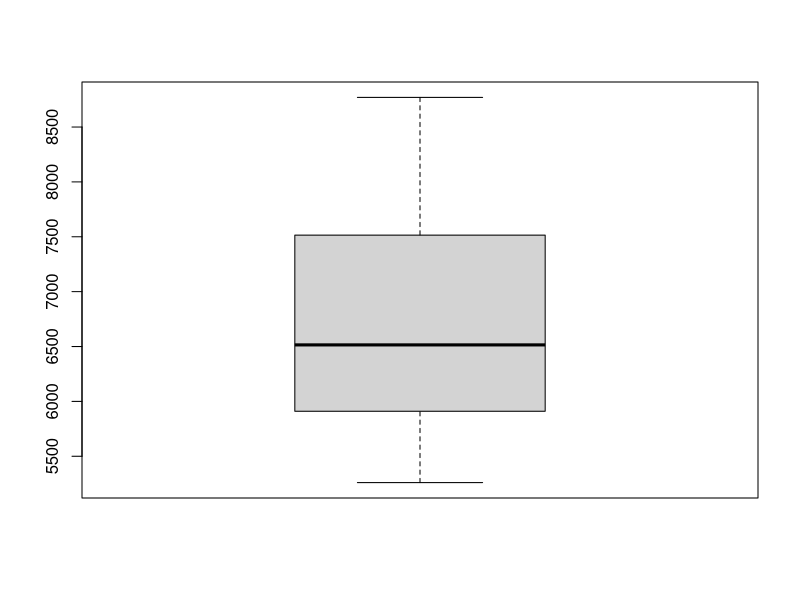
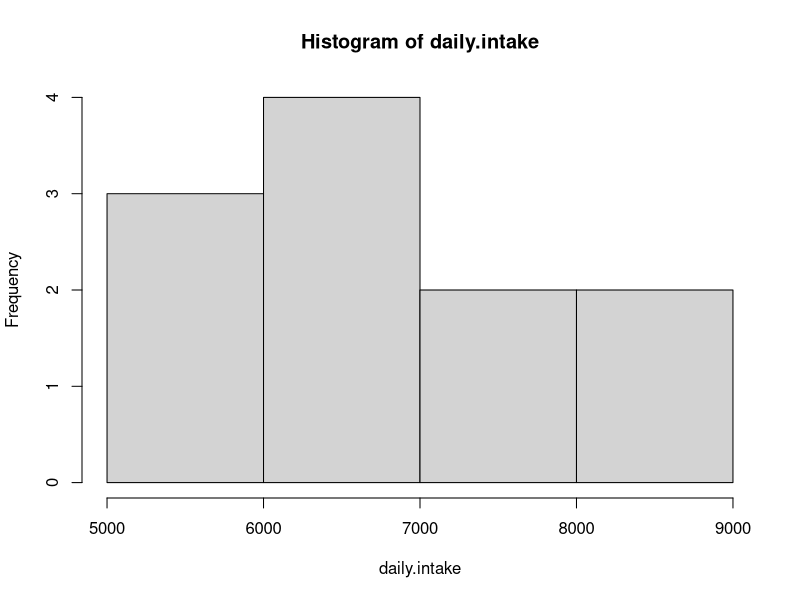
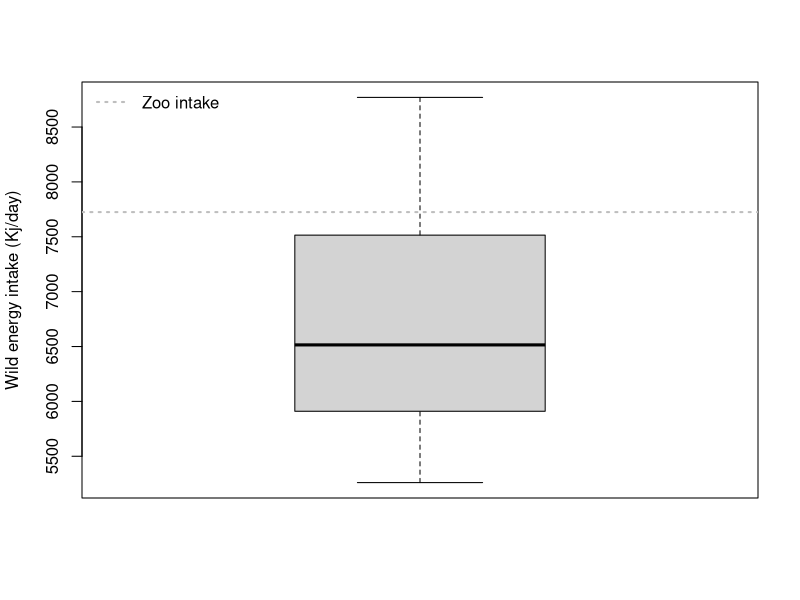

Generate these figures, in order, with R: (Note: this script raises an error after producing the figures.)
####################
# One sample t-test
####################

daily.intake <- c(5260, 5470, 5640, 6180, 6390, 6515, 6805, 7515, 7515, 8230, 8770)

# Explore
# -------
boxplot(daily.intake)
hist(daily.intake) 
mean(daily.intake)
sd(daily.intake)

shapiro.test(daily.intake) 

# Do Test
# -------
t.test(daily.intake, mu=7725)

# Report
# ------
# The energy intake of wild Impala (mean±sd, 6754±1142) was significant difference 
# to the zoo recommended energy intake (7725 Kj/day) (t=-2.821, df=10, p=0.018).

boxplot(daily.intake, ylab="Wild energy intake (Kj/day)") # boxplot with y-axis label 
abline(h=7725, lty=3, lwd=2, col="grey") # horizontal line in plot at y=7725 
legend('topleft', c("Zoo intake"), lty=3, lwd=2, col="grey", bty='n', cex=1) # legend 

######################
# Two-sample t-test
######################
data(mtcars)

# Explore
# -------
names(mtcars)
str(mtcars)

ggplot(mtcars, aes(x=mpg)) +
  geom_histogram(binwidth=2, colour="black", fill="white") + 
  geom_vline(aes(xintercept=mean(mpg)), color="red", linetype="dashed", size=1)

ggplot(mtcars, aes(x=am, y=mpg, group=am)) + 
  geom_boxplot() +
  xlab("Manual vs Automatic") + ylab("Fuel Economy (mpg)") +
  scale_x_discrete(limits = c(0, 1), labels=c("Automatic", "Manual")) 

tapply(mtcars$mpg, mtcars$am, FUN=mean)
tapply(mtcars$mpg, mtcars$am, FUN=sd)

shapiro.test(mtcars$mpg)
bartlett.test(mtcars$mpg, mtcars$am)

# Do Test
# -------
t.test(mtcars$mpg~mtcars$am)

# Report
# ------
# The mpg of automatic cars  (mean±sd, 17.14737±3.833966) vs manual cars (mean±sd, 24.39231±6.166504) was significant difference 
#  (t=-3.7671, df=18.332, p=0.001374).
ggplot(mtcars, aes(x=am, y=mpg, group=am)) + 
  geom_boxplot() +
  xlab("Manual vs Automatic") + ylab("Fuel Economy (mpg)") +
  scale_x_discrete(limits = c(0, 1), labels=c("Automatic", "Manual")) +
  stat_summary(aes(label=..y..), fun.y=mean, geom="text", size=4, vjust=-0.9)

###############
# Paired t-test
###############
subjects<-seq(from=1, to=15, by=1) 
before<-c(12.9, 13.5, 12.8, 15.6, 17.2, 19.2, 12.6, 15.3, 14.4, 11.3, 14.2, 13.7, 16.8, 12.9, 14.5) 
after<-c(12.0, 12.2, 11.2, 13.0, 15.0, 15.8, 12.2, 13.4, 12.9, 11.0, 13.2, 13.4, 13.4, 11.2, 13.5)

# Explore
# -------
mean(before)
sd(before) 
mean(after) 
sd(after)

par(mfrow=c(1,2))
boxplot(before, ylim=c(10,20), main="Before")
boxplot(after, ylim=c(10,20), main="After")

par(mfrow=c(2,1)) 
hist(before)
hist(after)

# Do Test
# -------
t.test(before,after, paired=TRUE)

# Report
# ------
# There is a significant difference in blood pressure before (mean±SD, 14.5±2.1) and after (12.9±1.3) exercise (t=6.0561, df=14, p<0.001).

# Combine the data using the data.frame function 
blood<-data.frame(subjects, before, after)
blood # view data in the console
str(blood) # check data structure
# Open the reshape2 package
library(reshape2)
# Use the melt function to change the blood dataframe from wide to long form. 
blood.long<-melt(blood, id.vars=c("subjects"), measure.vars=c("before", "after"), variable.name="Condition", value.name="BP") 
# also change the column names 
str(blood.long) 
# see how the data structure has changed
blood.long # view data in the console
par(mfrow=c(1,1)) # change plotting window back to standard single graph format 
boxplot(BP~Condition, data=blood.long)

#######################################################
# Mann-Whitney U test (aka Wilcoxon) – non-parametric
#######################################################
beest<-read.csv("../practice1/wildebeest2.csv")

# Explore
# -------
str(beest)
hist(beest$horn, breaks=10)
ggplot(beest, aes(x=horn)) +
  geom_histogram(binwidth=4, colour="black", fill="white") +
  geom_vline(aes(xintercept=mean(horn)), color="red", linetype="dashed", size=1)

boxplot(beest$horn~beest$sex)

tapply(beest$horn, beest$sex, FUN=mean)
tapply(beest$horn, beest$sex, FUN=sd)

shapiro.test(beest$horn)
bartlett.test(beest$horn, beest$sex) 

# Try data transformations
horn.log<-log10(beest$horn)
horn.sqrt<-sqrt(beest$horn)
new.beest<-cbind(beest, horn.log, horn.sqrt)

hist(new.beest$horn.log)
shapiro.test(new.beest$horn.log) # still very significantly different from normal 

hist(new.beest$horn.sqrt)
shapiro.test(new.beest$horn.sqrt) # still very significantly different from normal 

# Do Test
# -------
wilcox.test(beest$horn~beest$sex)

# Report
# ------
ggplot(beest, aes(factor(sex), horn)) + 
  geom_boxplot() + 
  theme(axis.title.x = element_blank()) +   # Remove x-axis label
  ylab("Horn length (cm)")


#########################################
# One-way ANOVA (analysis of variance) (A)
#########################################
Insect<-read.csv("../full_practice/InsectSprays.csv")
Insect

# Explore
# -------
summary(Insect)
str(Insect) 
hist(Insect$count)

boxplot(Insect$count~Insect$spray) 

shapiro.test(Insect$count)
bartlett.test(Insect$count~Insect$spray)

# Try data transformations
count.log<-log10(Insect$count+1)
count.sqrt<-sqrt(Insect$count)
new.Insect<-cbind(Insect, count.log, count.sqrt)

shapiro.test(new.Insect$count.log) # significantly different from a normal distribution (W=0.946, p=0.004).

shapiro.test(new.Insect$count.sqrt) # sqrt transformed data normally distributed (W=0.967, p=0.058).

bartlett.test(new.Insect$count.sqrt~Insect$spray)

# Do Test
# -------
anova1<-aov(count.sqrt~spray, data=new.Insect)
summary(anova1) 

# Report
# ------
# Insect density was significantly different in areas treated with different
# insect sprays (F=44.8, df=5,66, p<0.001), with densities significantly 
# lower in treatments C, D and E.
library(multcomp)
cld(glht(anova1, linfct=mcp(spray="Tukey")))

boxplot (Insect$count~Insect$spray, ylab="No. of insects", xlab="Spray treatment")

#########################################
# One-way ANOVA (analysis of variance) (B)
#########################################
data(iris) 

# Explore
# -------
iris 
names(iris) 
str(iris)

tapply(iris$Sepal.Width, iris$Species, FUN=mean)
tapply(iris$Sepal.Width, iris$Species, FUN=sd)
hist(iris$Sepal.Width) 
boxplot(iris$Sepal.Width~iris$Species)

shapiro.test(iris$Sepal.Width)
bartlett.test(iris$Sepal.Width, iris$Species)

# Do Test
# -------
anova1<-aov(Sepal.Width~Species, data=iris)
summary(anova1)

# Report
# ------
library(multcomp)
cld(glht(anova1, linfct=mcp(Species="Tukey")))
# Sepal width was significantly different between all species (F=49.16; df= 2,147; p<0.001).
summarySE <- function(data=NULL, measurevar, groupvars=NULL, na.rm=FALSE,
                      conf.interval=.95, .drop=TRUE) {
  library(plyr)
  
  # New version of length which can handle NA's: if na.rm==T, don't count them
  length2 <- function (x, na.rm=FALSE) {
    if (na.rm) sum(!is.na(x))
    else       length(x)
  }
  
  # This does the summary. For each group's data frame, return a vector with
  # N, mean, and sd
  datac <- ddply(data, groupvars, .drop=.drop,
                 .fun = function(xx, col) {
                   c(N    = length2(xx[[col]], na.rm=na.rm),
                     mean = mean   (xx[[col]], na.rm=na.rm),
                     sd   = sd     (xx[[col]], na.rm=na.rm)
                   )
                 },
                 measurevar
  )
  
  # Rename the "mean" column    
  datac <- rename(datac, c("mean" = measurevar))
  
  datac$se <- datac$sd / sqrt(datac$N)  # Calculate standard error of the mean
  
  # Confidence interval multiplier for standard error
  # Calculate t-statistic for confidence interval: 
  # e.g., if conf.interval is .95, use .975 (above/below), and use df=N-1
  ciMult <- qt(conf.interval/2 + .5, datac$N-1)
  datac$ci <- datac$se * ciMult
  
  return(datac)
}

SW.sum <- summarySE(iris, measurevar="Sepal.Width", groupvars=c("Species")) 

ggplot(SW.sum, aes(x=Species, y=Sepal.Width)) +
  geom_errorbar(aes(ymin=Sepal.Width-ci, ymax=Sepal.Width+ci), width=.1) + geom_point() +
  scale_y_continuous(name="Sepal Width (mm)") +
  annotate("text", x = 1, y = 3.6, label = "c") +
  annotate("text", x = 2, y = 2.9, label = "a") + annotate("text", x = 3, y = 3.1, label = "b") + theme_bw()

##################
# Two-way ANOVA (A)
##################
moths <- read_csv('../week3/moths.csv')

# Explore
# -------
summary(moths)
head(moths)

ggplot(moths, aes(Location, moth_number, fill=Bait)) + 
  geom_boxplot()  +
  ylab("Moth Count")

interaction.plot(moths$Location, moths$Bait, moths$moth_number)

shapiro.test(moths$moth_number)
bartlett.test(moths$moth_number, moths$Location, moths$Bait)

# Do Test
# -------
output1<-aov(moth_number~Location+Bait, data=moths) 
summary(output1)

output2<-aov(moth_number~Location*Bait, data=moths) 
summary(output2)

anova(output1, output2)

# Report
# ------

##################
# Two-way ANOVA (B)
##################
raccoon<-read.csv("../full_practice/Raccoon.csv")

# Explore
# -------
tapply(raccoon$weight, raccoon$sex, FUN=mean)
tapply(raccoon$weight, raccoon$sex, FUN=sd)
tapply(raccoon$weight, raccoon$pop, FUN=mean)
tapply(raccoon$weight, raccoon$pop, FUN=sd)

boxplot(raccoon$weight~raccoon$sex)
boxplot(raccoon$weight~ raccoon$pop)
boxplot(raccoon$weight~raccoon$pop+raccoon$sex)

shapiro.test(raccoon$weight)
bartlett.test(raccoon$weight ~ raccoon$sex)
bartlett.test(raccoon$weight ~ raccoon$pop)


interaction.plot(raccoon$pop,raccoon$sex,raccoon$weight)

# Do Test
# -------
mod1<-aov(raccoon$weight~raccoon$sex+raccoon$pop)
anova(mod1)
mod2<-aov(raccoon$weight~raccoon$sex*raccoon$pop)
anova(mod2)
anova(mod1, mod2)

# Report
# ------
# We used 2-way ANOVA to test the effect of sex and population location on raccoon weight. There was a significant
# main effect of sex on raccoon weight (F=207.97, df=1,95, p<0.001) with females being heavier (mean+/- SD, females
# 41.2+/-0.62, males 39.6+/-0.48). However, population location was not significant (F=0.11, df=3,95, P=0.95). There was 
# no significant interaction between sex and population (F=0.68, p=0.569).
boxplot(raccoon$weight~raccoon$sex, ylab="Raccoon weight (lb)")

#######################################
# Kruskal-Wallis test (non-parametric)
#######################################
Insect<-read.csv("../full_practice/InsectSprays.csv")
Insect

# Explore
# -------
summary(Insect)
str(Insect) 
hist(Insect$count)

boxplot(Insect$count~Insect$spray) 

shapiro.test(Insect$count)
bartlett.test(Insect$count~Insect$spray)

# Do Test
# -------
kruskal.test(Insect$count~Insect$spray)
pairwise.wilcox.test(Insect$count, Insect$spray)

# Report
# ------
boxplot (Insect$count~Insect$spray, ylab="No. of insects", xlab="Spray treatment")

#####################
# Chi-squared test
#####################
titanic<-read.csv("../full_practice/Titanic.csv")

# Explore
# -------
names(titanic)
str(titanic$Age)

boxplot(titanic$Freq~titanic$Sex)
boxplot(titanic$Freq~titanic$Survived)
boxplot(titanic$Freq~titanic$Class)

## MAKE A TABLE OF THE DATA (A)
males<-subset(titanic, titanic$Sex=="Male") # subset males only
adultmales<-subset(males, males$Age=="Adult") # subset adults
males2<-tapply(adultmales$Freq,list(adultmales$Survived, adultmales$Class), FUN=sum)

## MAKE A TABLE OF THE DATA (B)
titantic_ds <- titanic[which(titanic$Sex=="Male" & titanic$Age=="Adult"),c(2,5,6)]
titantic_ds
titantic_tab <- with(titantic_ds, tapply(Freq, list(Survived, Class), FUN = identity))

# Do Test
# -------
chisq.test(males2)
chisq.test(males2)$expected

# Report
# ------
# There was a significant association between class of male passenger and their survival (chi squared
# 37.99, df=3, p<0.001), with more 1st class passengers surviving thann the expected number
# and fewer 2nd class surviving than expected.

######################
# Spearman correlation
######################
lichen <- read_csv("../practice3/lichen.csv")

# Explore
# -------
summary(lichen)

lichen_continuous<-na.omit(lichen[,2:6])
nrow(lichen_continuous)

pairs(lichen_continuous)

barplot(lichen$growth.rate)
barplot(lichen$polution.index)
barplot(lichen$NH3)
barplot(lichen$bacteria)
barplot(lichen$NOx)

lichen.shapiro.test <- sapply(lichen_continuous, FUN=shapiro.test)
lichen.shapiro.test[2,]


cor(lichen_continuous, method="spearman")

# Do Test
# -------
cor.test(lichen_continuous$NOx, lichen_continuous$NH3, method="spearman")
cor.test(lichen_continuous$polution.index, lichen_continuous$NH3, method="spearman")
cor.test(lichen_continuous$growth.rate, lichen_continuous$NH3, method="spearman")

# Report
# ------
# The three strongest significant correlations in the lichen data are a positive correlation 
# between NOx and NH3 (Spearmans; n=177, p<0.001, rho=0.86), a positive correlation between 
# polution.index and NH3 (Spearmans; n=177, p<0.001, rho=0.80) and a negative correlation between
# growth.rate and NH3 (Spearmans; n=177, p<0.001, rho=-0.78)
lichen.result.graph <- melt(lichen_continuous[,c(1,2,3,5)], measure.vars=c("polution.index", "growth.rate", "NOx"))

variable.names <- list(
  'polution.index'="Measure of pollution (no units)",
  'growth.rate'="Lichen growth rate (cm2/yr)",
  'NOx'="Oxides of nitrogen (g/ha/yr)"
)

ggplot(lichen.result.graph, aes(x=NH3, y=value, color=variable)) + 
  labs(title="Significant Correlations with Atmospheric Ammonia") +
  facet_grid(variable~., labeller=function(variable,value){ return(variable.names[value]);}) +
  geom_point() +
  ylab("") +
  xlab("atmospheric ammonia (ppb)") +
  guides(color=FALSE)

######################
# Pearsons correlation
######################
USArrests <- read_csv("../week4/USArrests.csv")

# Explore
# -------
str(USArrests)
mean(USArrests$Murder)  
sd(USArrests$Murder)  
mean(USArrests$UrbanPop)
sd(USArrests$UrbanPop)

shapiro.test(USArrests$Murder)
shapiro.test(USArrests$UrbanPop)

shapiro.test(sqrt(USArrests$Murder))
shapiro.test(log(USArrests$Murder)) 

ggplot(USArrests, aes(x=UrbanPop, y=Murder)) + 
  geom_point()

ggplot(USArrests, aes(x=UrbanPop, y=sqrt(Murder))) + 
  geom_point()

# Do Test
# -------
cor.test(USArrests$UrbanPop, USArrests$Murder)

# Report
# ------
nrow(USArrests)
# There is not a significant correlation between urban population and murders in the USA
# (Pearson's; n=50, p = 0.6312, rho=0.0696)

######################
# Regression
######################
fat<-read.csv("../full_practice/bodyfat.csv")
names(fat)

# Explore
# -------
str(fat)
summary(fat)
head(fat)
names(fat)

par(mfrow=c(1,1))
plot(Perc_bodyfat~age, data=fat)
plot(Perc_bodyfat~weight, data=fat) 

library(car)
scatterplotMatrix(~+age+weight+height+chest+hip+ankle, data=fat,  diagonal=list(method="boxplot"))
hist(fat$hip)
hist(fat$ankle)
shapiro.test((fat$hip))
shapiro.test((fat$ankle))

## hip is not very normally distributed so will try with a log transformation
lghip<-log(bodyfat$hip)
lgankle<-log(bodyfat$ankle)
fat<-cbind(bodyfat,lghip,lgankle)
scatterplotMatrix(~age+weight+height+chest+lghip+lgankle, data=bodyfat, diagonal=list(method="boxplot"))
shapiro.test((fat$lghip))
shapiro.test((fat$lgankle))


str(fat)
bodyfat_ds <- fat[c(2,4,5,6,7,19,20)]
str(bodyfat_ds)

pairs(bodyfat_ds[2:7])
cor(bodyfat_ds[2:7])

shapiro.test <- sapply(bodyfat_ds[2:7], FUN=shapiro.test)
shapiro.test[2,]

cor.test(fat$weight, bodyfat$chest) 
cor.test(fat$weight, bodyfat$hip)
cor.test(fat, bodyfat$hip) 
## So hip and chest are strongly correlated with each other (r=0.83) and with weight (hip r=0.94; chest r=0.89)
# I'm going to leave out hip and chest from the model. You could also choose to leave out a different 


# Do Test
# -------
mod1<-lm(Perc_bodyfat~age+weight+height+lgankle, data=fat)
summary(mod1)

## Remove lgankle as not significant
mod2<-lm(Perc_bodyfat~age+weight+height, data=fat)
summary(mod2)

# VALIDATE MODEL
hist(resid(mod2))
par(mfrow=c(2,2))
plot(mod2)

# Reportgemo
# ------
# Age, weight, and height explained 58% of the variation in body fat (adj Rsq=0.58, 
# F=115, df= 3,249, p<0.001). There is a significnat positive relationship between body fat and age (t=4.838, p<0.001),
# and weight (t=17.124, p<0.001), and a significant negative relationship between body fat and height (t=-8.067, p<0.001).
